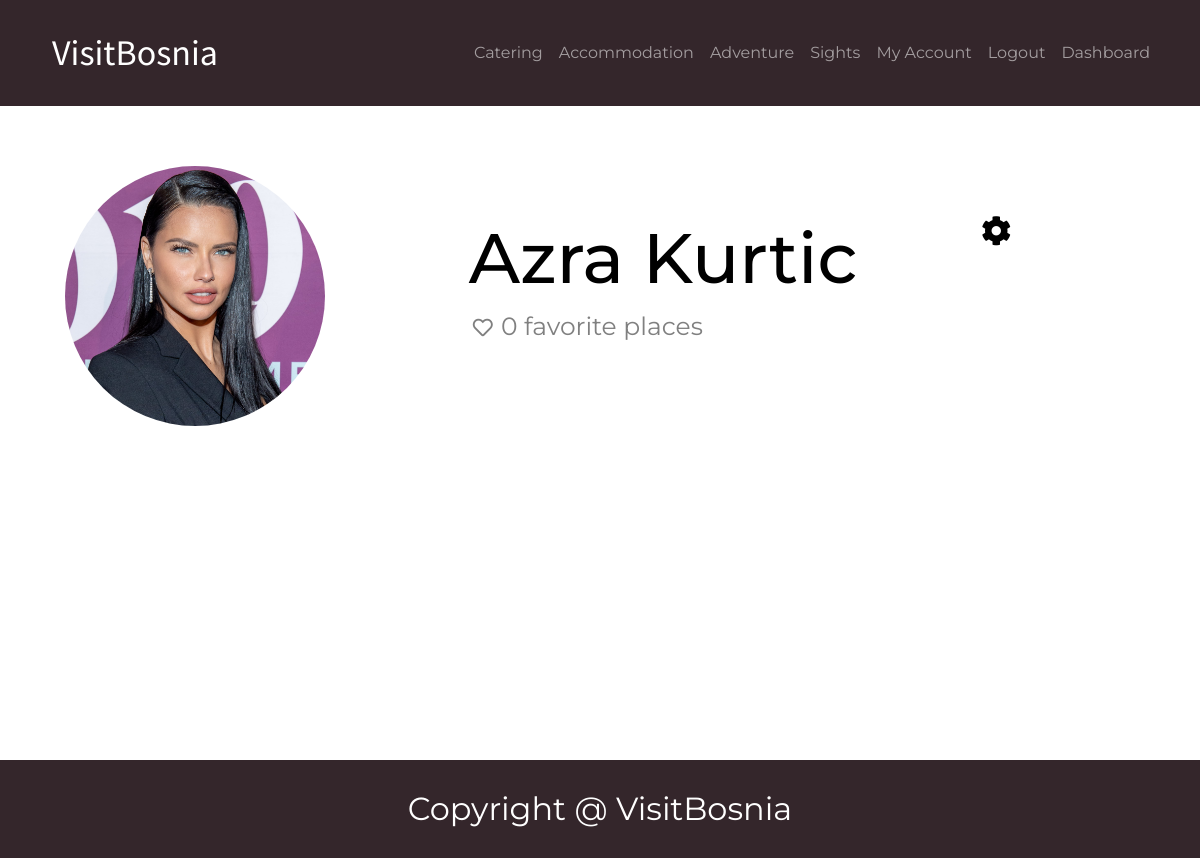
Screenshot of /Profile/profile.php (signed in) with the database file from the repository.
### tables this page shows
CREATE TABLE `type` (
  `tid` int(11) NOT NULL,
  `name` varchar(255) NOT NULL,
  `supertype` int(11) DEFAULT NULL,
  `picture` varchar(255) DEFAULT NULL
);

CREATE TABLE `user` (
  `uid` int(11) NOT NULL,
  `name` varchar(100) NOT NULL,
  `surname` varchar(100) NOT NULL,
  `email` varchar(255) NOT NULL,
  `phone` varchar(20) DEFAULT NULL,
  `dob` date NOT NULL,
  `image` varchar(255) DEFAULT NULL,
  `gender` varchar(6) DEFAULT NULL,
  `username` varchar(30) NOT NULL,
  `active` bit(1) NOT NULL DEFAULT b'1',
  `password` varchar(50) NOT NULL,
  `city` int(11) NOT NULL,
  `admin` bit(1) NOT NULL DEFAULT b'0',
  `startdate` date DEFAULT NULL
);

### Profile/profile.php (the view, shortened to what this page needs)
<?php
require("../dbase.php");
$userID = $_SESSION['user'];
$userResults = mysqli_query($conn,"SELECT u.name, u.surname, u.image FROM user u WHERE u.uid = '{$userID}'");
$user = mysqli_fetch_assoc($userResults);
$noOfFavorites = mysqli_fetch_assoc(mysqli_query($conn, "SELECT count(*) as totalNumber FROM userfavorites uf, object o WHERE uf.user = {$userID} AND uf.object = o.oid"));
?>
<!doctype html>
<html lang="en">
<head>
    <?php include("../Includes/head.php") ?>
    <link rel="stylesheet" href="https://use.fontawesome.com/releases/v5.15.3/css/all.css">
    <link rel="stylesheet" type="text/css" href="../Includes/header.css">
    <link rel="stylesheet" type="text/css" href="../Includes/footer.css">
    <link rel="stylesheet" href="../Includes/box.css">
    <link rel="stylesheet" type="text/css" href="profile.css">
</head>
<body>
    <div id="hdr">
        <?php include("../Includes/header.php"); ?>
    </div>
    <main>
        <div id="user">
            <?php if ($user['image'] == null): ?>
                <img src="../images/UserImages/default.png" alt="User Picture">
            <?php else: ?>
                <img src="../images/UserImages/<?= $user['image'] ?>" alt="User Picture">
            <?php endif; ?>
            <div id="info">
                <div>
                    <h1><?= $user['name'] . ' ' . $user['surname'] ?></h1>
                    <i class="far fa-heart heart"></i>
                    <span><?= $noOfFavorites['totalNumber'] ?> favorite <?php if ($noOfFavorites['totalNumber'] == 1): ?> place <?php else: ?> places <?php endif; ?></span>
                </div>
                <div id="settings">
                    <a href="../AccountSettings/accountSettings.php" target="_self"><i class="fas fa-cog"></i></a>
                </div>
            </div>
        </div>
        <div class="content">
        </div>
    </main>
    <?php include("../Includes/footer.php"); ?>
</body>
</html>

### Includes/header.php (shortened to what this page needs)
<?php
$conn = mysqli_connect('localhost', 'root', '', 'visitbosnia');
$mainCategories = mysqli_query($conn, "SELECT t.tid,t.name FROM type t WHERE t.supertype IS NULL");
?>
<nav class="navbar navbar-expand-lg navbar-dark">
   <div class="container">
       <a class="navbar-brand" href="../Citypage/citypage.php">VisitBosnia</a>
       <div class="collapse navbar-collapse" id="navbarSupportedContent">
           <ul class="navbar-nav mr-auto">
               <?php while ($row = mysqli_fetch_assoc($mainCategories)): ?>
                   <li class="nav-item"><a class="nav-link" href="../Category/category.php?category=<?= $row['tid'] ?>"><?= $row['name'] ?></a></li>
               <?php endwhile; ?>
               <?php if (isset($_SESSION['auth'])): ?>
                   <li class="nav-item"><a class="nav-link" href="../Profile/profile.php">My Account</a></li>
                   <li class="nav-item"><a class="nav-link" href="../logout.php">Logout</a></li>
               <?php endif; ?>
               <?php if (isset($_SESSION['admin']) && $_SESSION['admin'] == 1): ?>
                   <li class="nav-item"><a class="nav-link" href="../Dashboard/dashboard.php">Dashboard</a></li>
               <?php endif; ?>
           </ul>
       </div>
   </div>
</nav>

### Includes/header.css (style rules this page uses)
.navbar-brand { font-family: "Source Sans Pro", sans-serif; color: #fff; text-decoration: none; font-size: 36px; }
.container { margin: 13px auto; }
.navbar-collapse { flex-grow: 0; margin: 0; text-align: center; }
a { font-family: "Montserrat", sans-serif; text-decoration: none; color: #fff; padding: 10px; margin: 0; }

### Includes/box.css (style rules this page uses)
.content { margin: auto; width: 1070px; display: flex; justify-content: space-between; flex-wrap: wrap; }
i { font-size: 20px; }

### Profile/profile.css (style rules this page uses)
* { padding: 0; margin: 0; box-sizing: border-box; }
body { font-family: 'Montserrat'; }
#hdr { background-color: #34262B; }
#user { width: 100%; margin: 30px 0; overflow: hidden; }
#user #info { display: flex; justify-content: space-evenly; margin: 50px 0; }
#user img { float: left; height: 260px; width: 260px; object-fit: cover; margin-right: 30px; border-radius: 50%; }
#user #info h1 { color: black; font-size: 70px; font-family: 'Montserrat'; }
#user #info span, i { color: gray; font-size: 25px; margin-top: 20px; }
#user #info #settings { float: right; }
#user #info #settings i { font-size: 30px; color: black; display: inline-block; }
main { width: 1070px; margin: 60px auto; }
.heart { color: gray; padding: 0 4px; }
.fas, .far { margin: 0; }
.content { padding: 50px 0; }
i { font-size: 20px; color: #000; }

### rows the page displays
type: name "Catering"
type: name "Accommodation"
type: name "Adventure"
type: name "Sights"
user: image (picture), name "Azra", surname "Kurtic"

### other values shown
$noOfFavorites['totalNumber'] "0"
